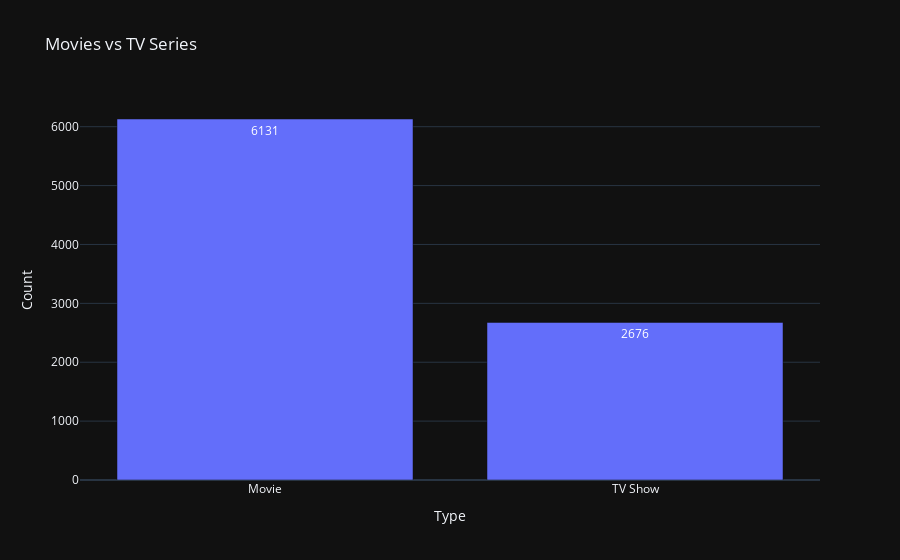

The notebook cell this image was saved under:
### Code cell
fig=px.bar(data_frame=temp,x="Type",y="Count",title="Movies vs TV Series",text_auto=True)
fig.show()

### Figure 1 — Plotly figure (JSON) as saved in the notebook; plotly's stock layout.template omitted (floating-point values rounded to 4 significant figures)
{"data": [{"alignmentgroup": "True", "hovertemplate": "Type=%{x}<br>Count=%{y}<extra></extra>", "legendgroup": "", "marker": {"color": "#636efa", "pattern": {"shape": ""}}, "name": "", "offsetgroup": "", "orientation": "v", "showlegend": false, "textposition": "auto", "texttemplate": "%{y}", "x": ["Movie", "TV Show"], "xaxis": "x", "y": [6131, 2676], "yaxis": "y", "type": "bar"}], "layout": {"xaxis": {"anchor": "y", "domain": [0.0, 1.0], "title": {"text": "Type"}}, "yaxis": {"anchor": "x", "domain": [0.0, 1.0], "title": {"text": "Count"}}, "legend": {"tracegroupgap": 0}, "title": {"text": "Movies vs TV Series"}, "barmode": "relative"}}
